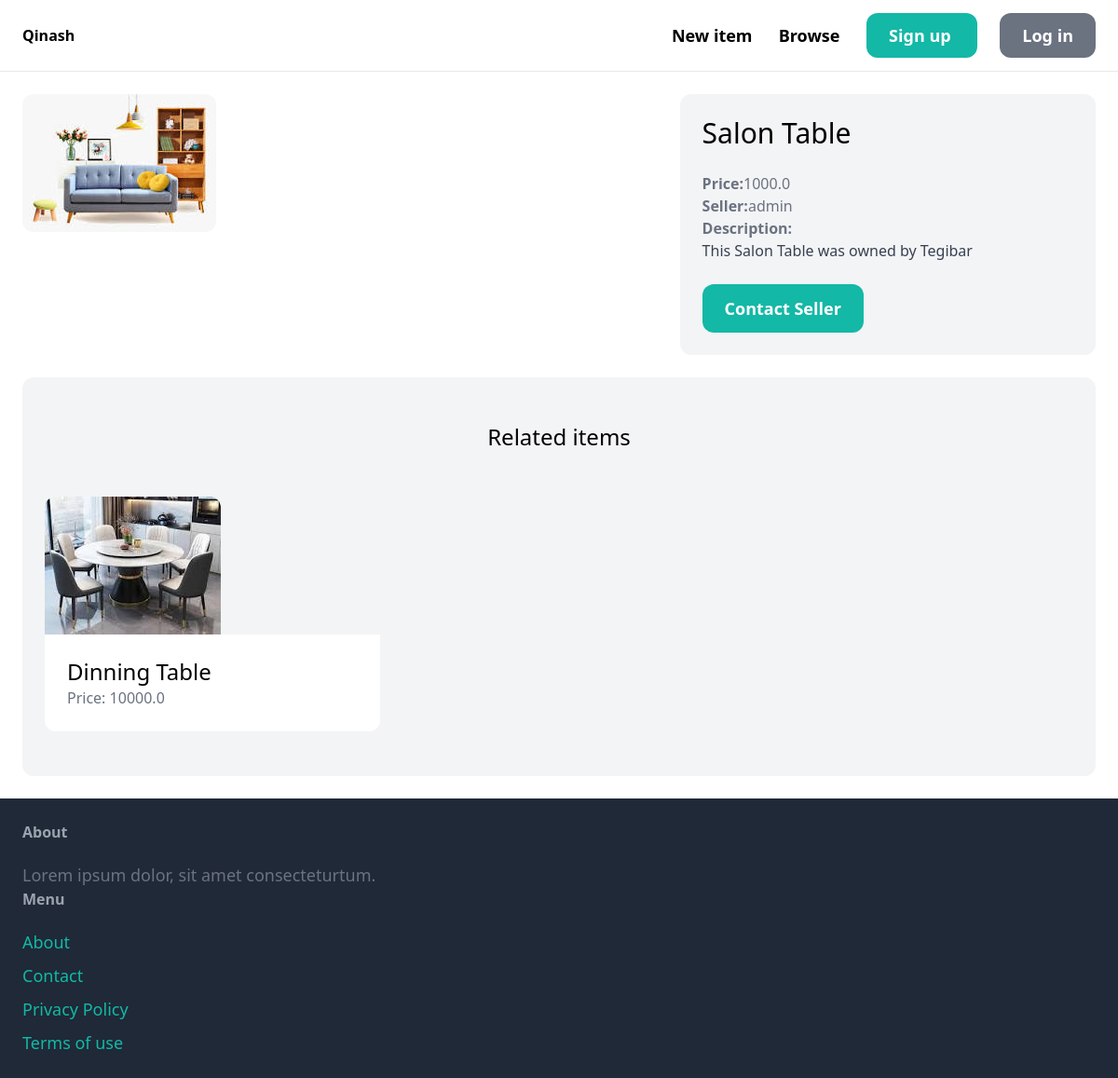
Page /items/2/ on the earlier database version.
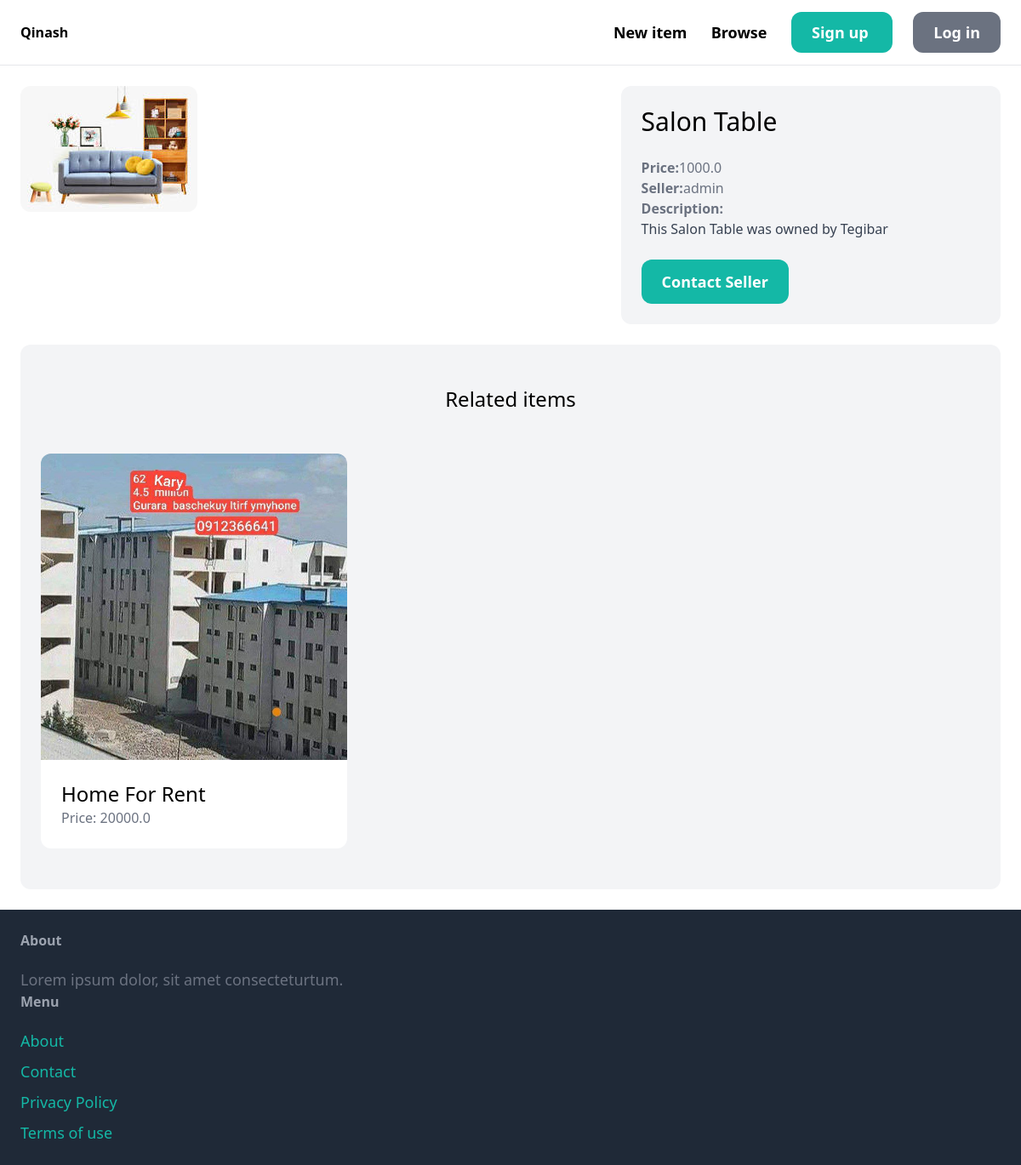
Same page on the later database version.
### item/models.py (models this page shows, shortened)
class Item(models.Model):
    category=models.ForeignKey(Category, related_name='items', on_delete=models.CASCADE)
    name=models.CharField(max_length=255)
    description=models.TextField(blank=True, null=True)
    price=models.FloatField()
    image = models.ImageField(upload_to='item_images', blank=True, null=True)
    is_sold=models.BooleanField(default=False)
    created_by=models.ForeignKey(User, related_name='items', on_delete=models.CASCADE)
    created_at=models.DateTimeField(auto_now_add=True)

### item/views.py (the view)
# urls.py: path('<int:pk>/', views.detail, name='detail'),
def detail(request, pk):
    item = get_object_or_404(Item, pk=pk)
    related_items =Item.objects.filter(category=item.category, is_sold=False).exclude(pk=pk)[0:3]
    return render(request, 'item/detail.html', {
        'item':item,
        'related_items':related_items
    })

### item/templates/item/detail.html (shortened to what this page needs)
{% extends 'core/base.html' %}
{% block content %}
<div class="grid grid-cols-5 gap-6">
    <div class="col-span-3">
        <img src="{{item.image.url}}" class="rounded-xl">
    </div>
    <div class="col-span-2 p-6 bg-gray-100 rounded-xl">
        <h1 class="mb-6 text-3xl"> {{ item.name }} </h1>
        <p class="text-gray-500"><strong>Price:</strong>{{ item.price}}</p>
        <p class="text-gray-500"><strong>Seller:</strong>{{ item.created_by.username}}</p>
        {% if item.description %}
            <p class="text-gray-700">
                <strong class="text-gray-500">Description:</strong><br>
                {{item.description}}
            </p>
        {% endif %}
        {% if request.user == item.created_by %}
            <div class="mt-6 p-6 bg-white rounded-xl">
                <h1>This is your item!</h1>
                <a href="{% url 'item:edit' item.id %}" class="inline-block mt-6 px-6 py-3 text-lg font-semibold bg-teal-500 text-white rounded-xl">Edit</a>
                <a href="{% url 'item:delete' item.id %}" class="inline-block mt-6 px-6 py-3 text-lg font-semibold bg-red-500 text-white rounded-xl">Delete</a>
            </div>
        {% else %}
            <a href="{% url 'conversation:new' item.id %}" class="inline-block mt-6 px-6 py-3 text-lg font-semibold bg-teal-500 text-white rounded-xl hover:bg-teal-700">Contact Seller</a>
        {% endif %}
    </div>
</div>
<div class="mt-6 px-6 py-12 bg-gray-100 rounded-xl">
    <h2 class="mb-12 text-2xl text-center"> Related items </h2>
<div class="grid grid-cols-3 gap-3">
    {% for item in related_items %}
        <div>
            <a href="{% url 'item:detail' item.id %}">
                <div>
                    <img src="{{ item.image.url }}" class="rounded-t-xl">
                </div>
                <div class="p-6 bg-white rounded-b-xl">
                    <h2 class="text-2xl">{{ item.name }}</h2>
                    <p class="text-gray-500">Price: {{ item.price }}</p>
                </div>
            </a>
        </div>
    {% endfor %}
</div>
</div>
{% endblock %}

Differences in the rows shown:
removed Item: image (picture), name "Dinning Table", price "10000.0"
added Item: image (picture), name "Home For Rent", price "20000.0"
